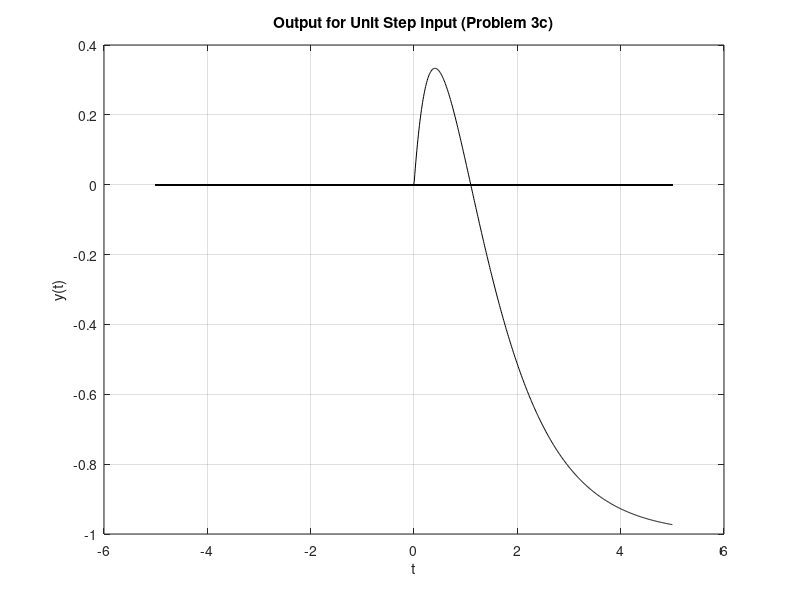

MATLAB code for this plot:
%%%
% AAE 364 - HW 05
% Jordan Mayer
%%%

%%% Problem 3c %%%
% For a y(t) obtained in 3b, plot y(t) versus t

% initialize vectors for y and t
t = linspace(-5,5,1000);
y = zeros(1000);

% calculate y(t) at each value of t
for k=1:1000
    if (t(k) < 0)
        y(k) = 0;
    else
        y(k) = -1 + 4*exp(-t(k)) - 3*exp(-2*t(k));
    end
end

% plot y(t) versus t and format
plot(t,y,'-k');grid on;
title('Output for Unit Step Input (Problem 3c)');
xlabel('t');ylabel('y(t)');